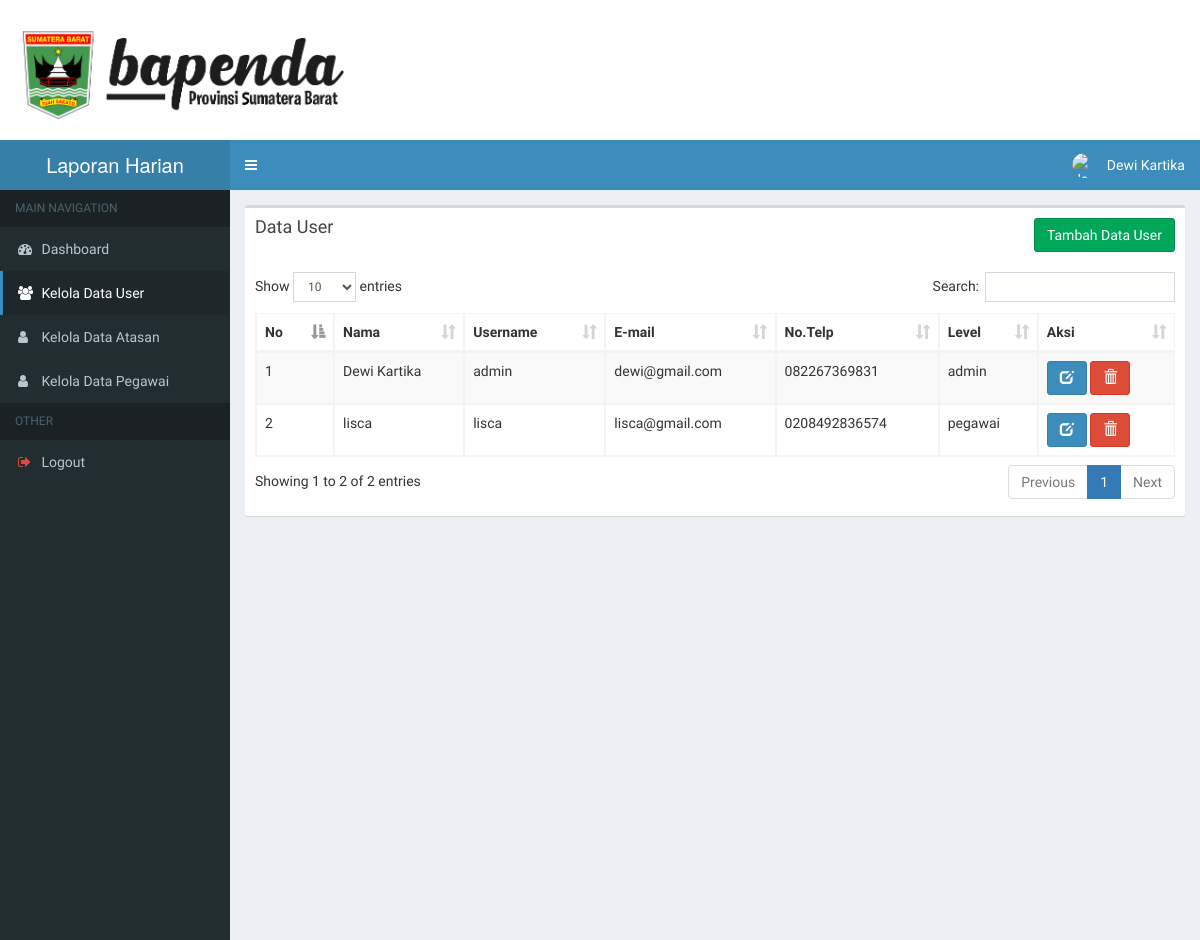
The app's page /detail_index.php?p=user (signed in) with its own data.
### tables this page shows
CREATE TABLE `users` (
  `id_user` int(11) NOT NULL,
  `nama` varchar(255) NOT NULL,
  `username` varchar(255) NOT NULL,
  `password` varchar(255) NOT NULL,
  `email` varchar(255) NOT NULL,
  `no_telp` varchar(20) NOT NULL,
  `level` varchar(255) NOT NULL
);

### page/user/index.php (the view, shortened to what this page needs)
<div class="row">
    <div class="col-xs-12">
      <div class="box">
        <div class="box-header">
          <h3 class="box-title">Data User</h3><span class="pull-right"><a class="btn btn-success" href="?p=user&act=create">Tambah Data User</a></span>
        </div>
        <div class="box-body">
          <table id="example1" class="table table-bordered table-striped">
            <thead>
            <tr>
              <th>No</th>
              <th>Nama</th>
              <th>Username</th>
              <th>E-mail</th>
              <th>No.Telp</th>
              <th>Level</th>
              <th>Aksi</th>
            </tr>
            </thead>
            <tbody>
            	<?php
                $no = 0;
            		$sql = "select * from users";
            		$query = mysqli_query($con, $sql);
            		while ($row = mysqli_fetch_assoc($query)):
                  $no++;
            	 ?>
            	 <tr>
            	 	<td><?= $no ?></td>
            	 	<td><?= $row['nama'] ?></td>
                <td><?= $row['username'] ?></td>
                <td><?= $row['email'] ?></td>
                <td><?= $row['no_telp'] ?></td>
                <td><?= $row['level'] ?></td>
                <td>
                  <a href="detail_index.php?p=user&act=edit&id_user=<?= $row['id_user'] ?>" class="btn btn-primary"><i class="glyphicon glyphicon-edit"></i></a>
                  <a href="detail_index.php?p=user&delete&id_user=<?= $row['id_user'] ?>" class="btn btn-danger" onclick="return confirm('Apakah yakin ingin menghapus data?')"><i class="glyphicon glyphicon-trash"></i></a>
                </td>
            	 </tr>
            	<?php endwhile; ?>
            </tbody>
          </table>
        </div>
      </div>
    </div>
  </div>

### records on screen
users: nama "Dewi Kartika", username "admin", email "dewi@gmail.com", no_telp "082267369831", level "admin"
users: nama "lisca", username "lisca", email "lisca@gmail.com", no_telp "0208492836574", level "pegawai"

### other values on screen
$_SESSION['name'] "Dewi Kartika"
